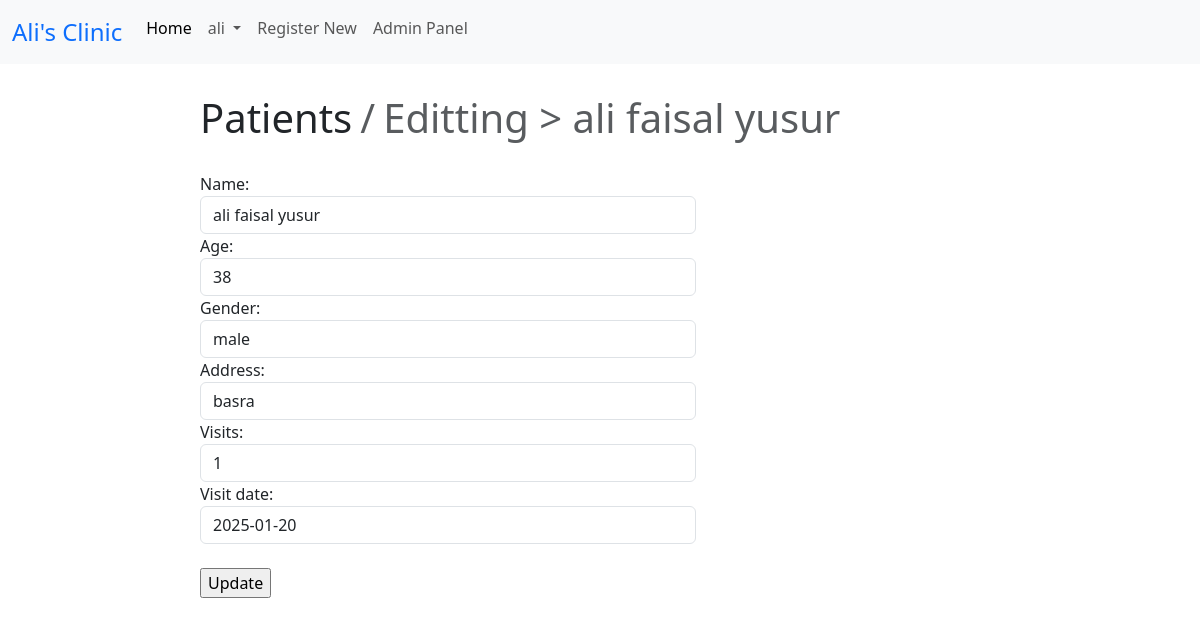
Page /patients/1/edit/ (signed in) on the committed database.
### home/models.py (models this page shows, shortened)
class Patients(models.Model):
    name=models.CharField(max_length=150,unique=True)
    age=models.IntegerField(null=True)
    gender=models.CharField(max_length=50)
    address=models.CharField(max_length=150,null=True)
    visits=models.PositiveIntegerField(default=0)
    visit_date=models.DateField(default=strftime("%Y-%m-%d"),null=True)

### home/views.py (the view, shortened to what this page needs)
# urls.py: path('patients/<int:patient_id>/edit/',views.Edit_patient.as_view(),name='edit_patient'),
class Edit_patient(UpdateView):
    model=Patient_Model
    form_class=Patient_form
    context_object_name='patient'
    pk_url_kwarg='patient_id'
    template_name='home/update_patient.html'

### home/forms.py
class Patient_form(forms.ModelForm):
    class Meta:
        model=Patients
        fields=[
            'name','age','gender','address','visits','visit_date'
        ]

### templates/home/update_patient.html (shortened to what this page needs)
{%extends 'index.html'%}
{%block breadcrumb%}
<div class="col-10 offset-2 mt-4">
    <ol class="breadcrumb">
        <li class="breadcrumb-item fs-1">Patients</li>
        <li class="breadcrumb-item fs-1 active">Editting > {{patient.name}}</li>
    </ol>
</div>
{%endblock%}
{%block content%}
<div class="col-6 offset-2 mt-4">
    <div class="row">
        <div class="col-10">
    <form action="" method="post">
        {%include 'home/form.html'%}
        <br>
        <input  type="submit" value="Update" name="submit" onclick="edit()">
    </form>
    </div>
    </div>
</div>
{%endblock%}

### templates/navbar.html (shortened to what this page needs)
<nav class="navbar navbar-expand-lg bg-body-tertiary">
    <div class="container-fluid">
      <a class="navbar-brand fs-4 text-primary " href="#">Ali's Clinic</a>
      <div class="collapse navbar-collapse" id="navbarSupportedContent">
        <ul class="navbar-nav mb-2">
          <li class="nav-item">
            <a class="nav-link active" href="{%url 'main'%}">Home</a>
          </li>
          {%if user.is_authenticated%}
          <li class="nav-item dropdown">
            <a class="nav-link dropdown-toggle" href="#" role="button" data-bs-toggle="dropdown">
              {{user.username}}
            </a>
          </li>
          <li class="nav-item">
            <a class="nav-link" href="{%url 'signup'%}">Register New</a>
          </li>
          <li class="nav-item">
            <a class="nav-link" href="{%url 'patients'%}">Admin Panel</a>
          </li>
          {%else%}
          <li class="nav-item">
            <a class="nav-link" href="{%url 'login'%}">Login</a>
          </li>
          {%endif%}
        </ul>
      </div>
    </div>
  </nav>

### templates/home/form.html (shortened to what this page needs)
{%load widget_tweaks%}
{%for field in form%}
<div class="form-group">
{{field.label_tag}}
{%if form.is_bound%}
{%if field.errors%}
{% render_field field class="form-control is-invalid"%}
{%for error in field.errors%}
<div class="invalid-feedback">
    {{error}}
</div>
{%endfor%}
{%else%}
{% render_field field class="form-control is-valid"%}
{%endif%}
{%else%}
{% render_field field class="form-control"%}
{%endif%}
</div>
{%endfor%}

### rows in the picture
Patients: name "ali faisal yusur", name "ali faisal yusur" "38" "male" "basra" "1" "2025-01-20"

### other values in the picture
{{ user.username }} "ali"
{{ field.label_tag }} "Name:" "Age:" "Gender:" "Address:" "Visits:" "Visit date:"
